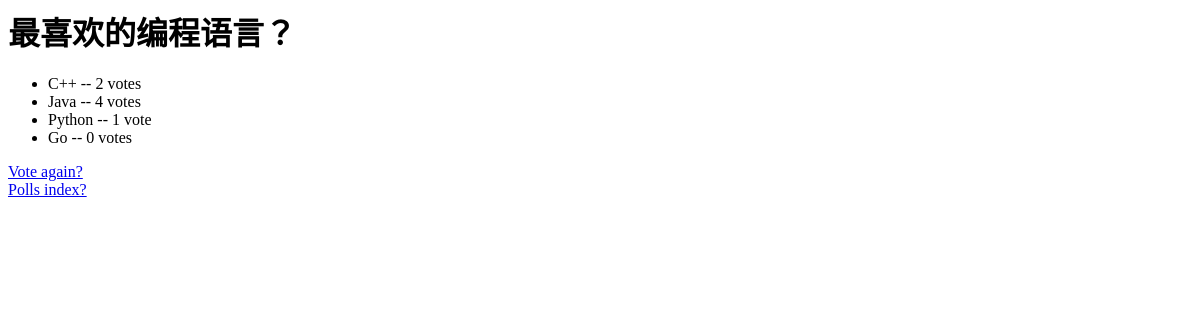
/polls/5/results/, run on an earlier commit of the app's database.
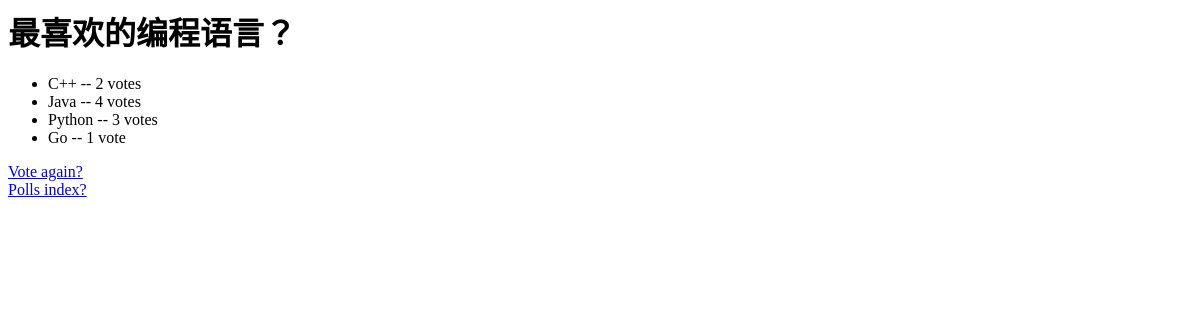
And on a later commit of the database.
### polls/models.py (models this page shows, shortened)
class Choice(models.Model):
    question = models.ForeignKey(Question, on_delete=models.CASCADE)
    choice_text = models.CharField(max_length=200)
    votes = models.IntegerField(default=0)

### polls/views.py (the view)
# urls.py: path('<int:pk>/results/', views.ResultsView.as_view(), name='results'),
class ResultsView(generic.DetailView):
    model = Question
    template_name = 'polls/results.html'
    def get_queryset(self):
        return Question.objects.filter(pub_date__lte=timezone.now())

### polls/templates/polls/results.html (shortened to what this page needs)
<h1>{{ question.question_text }}</h1>
<ul>
{% for choice in question.choice_set.all %}
    <li>{{ choice.choice_text }} -- {{ choice.votes }} vote{{ choice.votes|pluralize }}</li>
{% endfor %}
</ul>
<a href="{% url 'polls:detail' question.id %}">Vote again?</a>
<a href="{% url 'polls:index' %}">Polls index?</a>

What changed in the data, as far as the page shows it:
changed Choice "Python": votes "1" → "3"
changed Choice "Go": votes "0" → "1"
